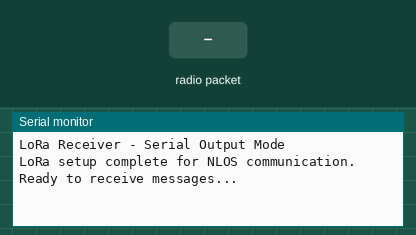
A sketch run on a simulated Arduino Uno, built with avr-gcc and run on an emulated ATmega328P. On the bench: the last lines printed to the serial monitor. Inputs (shaded band) come from the test bench. No radio packets arrive unless stated.

Above: at 1.2 s.
1.3 s: radio packet "1" arrives
At 1.7 s:
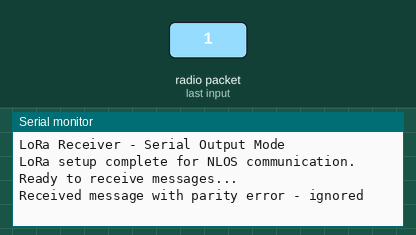
2.8 s: radio packet "0" arrives
At 4.0 s:
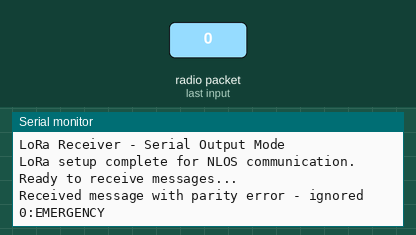

The sketch:

ReceiverSerial.ino
```cpp
/*
 * LoRa Receiver - Serial Output Version
 *
 * This script is for connecting with a serial Python reader if the DFPlayer
 * doesn't work properly with the radios using a Raspberry Pi gateway
 * for audio processing. More details explained in the repository README.
 */
#include <SPI.h>
#include <LoRa.h>

// LoRa settings, Set frequency to 433 MHz, check local law regulations for allowed frequencies
#define LORA_BAND 433E6

// Decode message byte and verify parity
bool decodeMessage(uint8_t b, uint8_t &id, bool &emergency) {
  uint8_t ones = 0;
  // Check even parity across all 8 bits
  for (uint8_t i = 0; i < 8; i++) if (b & (1 << i)) ones ^= 1;
  if (ones) return false; // Parity error
  id = b & 0x0F; // bits0‑3: device ID
  emergency = b & 0x10; // bit4: emergency flag
  return true;
}

// Output device ID and message type to serial for external processing
void outputMessage(uint8_t id, bool emergency) {
  // Format: DEVICE_ID:MESSAGE_TYPE (e.g., "3:EMERGENCY" or "1:HELP")
  Serial.print(id);
  Serial.print(":");
  Serial.println(emergency ? "EMERGENCY" : "HELP");
}


void setup() {
  Serial.begin(9600);
  while (!Serial);

  Serial.println("LoRa Receiver - Serial Output Mode");

  // Initialize LoRa at 433 MHz
  if (!LoRa.begin(LORA_BAND)) {
    Serial.println("Starting LoRa failed!");
    while (1);
  }

  // Configure LoRa for NLOS
  LoRa.setSpreadingFactor(12);
  LoRa.setSignalBandwidth(41.7E3);
  LoRa.setCodingRate4(6);
  LoRa.enableCrc();
  Serial.println("LoRa setup complete for NLOS communication.");
  Serial.println("Ready to receive messages...");
}

void loop() {
  int packetSize = LoRa.parsePacket();
  if (packetSize) {
    // Read the single byte message
    if (LoRa.available()) {
      uint8_t receivedByte = LoRa.read();
      uint8_t deviceId;
      bool emergency;

      // Decode message and check parity
      if (decodeMessage(receivedByte, deviceId, emergency)) {
        // Output formatted message for external processing
        outputMessage(deviceId, emergency);
      } else {
        Serial.println("Received message with parity error - ignored");
      }
    }
  }
}
```

Measured:
- after the input at 1.3 s, the serial monitor: prints a new line at once (image 1)
- after the input at 2.8 s, the serial monitor: prints a new line at once (image 2)
